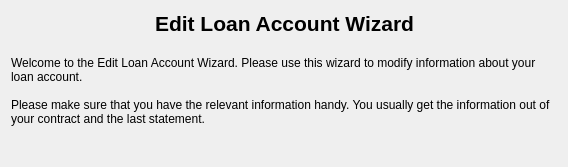
<?xml version="1.0" encoding="UTF-8"?>
<ui version="4.0">
 <class>EditIntroWizardPage</class>
 <widget class="QWizardPage" name="EditIntroWizardPage">
  <property name="geometry">
   <rect>
    <x>0</x>
    <y>0</y>
    <width>568</width>
    <height>167</height>
   </rect>
  </property>
  <property name="title">
   <string/>
  </property>
  <layout class="QVBoxLayout">
   <item>
    <layout class="QHBoxLayout">
     <property name="spacing">
      <number>6</number>
     </property>
     <property name="leftMargin">
      <number>0</number>
     </property>
     <property name="topMargin">
      <number>0</number>
     </property>
     <property name="rightMargin">
      <number>0</number>
     </property>
     <property name="bottomMargin">
      <number>0</number>
     </property>
     <item>
      <spacer name="Spacer2_2">
       <property name="orientation">
        <enum>Qt::Horizontal</enum>
       </property>
       <property name="sizeType">
        <enum>QSizePolicy::Expanding</enum>
       </property>
       <property name="sizeHint" stdset="0">
        <size>
         <width>98</width>
         <height>0</height>
        </size>
       </property>
      </spacer>
     </item>
     <item>
      <widget class="QLabel" name="TextLabel1_1_2">
       <property name="font">
        <font>
         <family>Helvetica</family>
         <pointsize>16</pointsize>
         <weight>75</weight>
         <bold>true</bold>
        </font>
       </property>
       <property name="text">
        <string>Edit Loan Account Wizard</string>
       </property>
       <property name="alignment">
        <set>Qt::AlignHCenter|Qt::AlignTop</set>
       </property>
       <property name="wordWrap">
        <bool>false</bool>
       </property>
      </widget>
     </item>
     <item>
      <spacer name="Spacer3_2">
       <property name="orientation">
        <enum>Qt::Horizontal</enum>
       </property>
       <property name="sizeType">
        <enum>QSizePolicy::Expanding</enum>
       </property>
       <property name="sizeHint" stdset="0">
        <size>
         <width>119</width>
         <height>0</height>
        </size>
       </property>
      </spacer>
     </item>
    </layout>
   </item>
   <item>
    <widget class="QLabel" name="TextLabel1_2_2">
     <property name="text">
      <string>
Welcome to the Edit Loan Account Wizard. Please use this wizard to modify information about your loan account.

Please make sure that you have the relevant information handy. You usually get the information out of your contract and the last statement.</string>
     </property>
     <property name="alignment">
      <set>Qt::AlignTop</set>
     </property>
     <property name="wordWrap">
      <bool>true</bool>
     </property>
    </widget>
   </item>
   <item>
    <spacer name="spacer79">
     <property name="orientation">
      <enum>Qt::Vertical</enum>
     </property>
     <property name="sizeType">
      <enum>QSizePolicy::Expanding</enum>
     </property>
     <property name="sizeHint" stdset="0">
      <size>
       <width>20</width>
       <height>20</height>
      </size>
     </property>
    </spacer>
   </item>
  </layout>
 </widget>
 <resources/>
 <connections/>
</ui>
